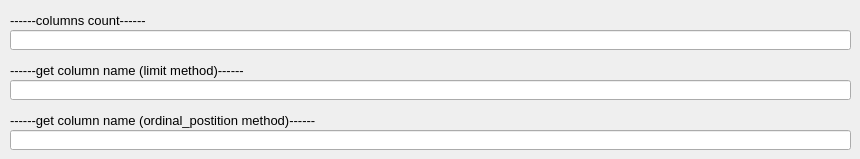
       <widget class="QWidget" name="tab_19">
        <attribute name="title">
         <string>columns</string>
        </attribute>
        <widget class="QLabel" name="label_60">
         <property name="geometry">
          <rect>
           <x>10</x>
           <y>60</y>
           <width>321</width>
           <height>20</height>
          </rect>
         </property>
         <property name="font">
          <font>
           <pointsize>10</pointsize>
          </font>
         </property>
         <property name="text">
          <string>------get column name (limit method)------</string>
         </property>
        </widget>
        <widget class="QLineEdit" name="q_union_my_get_column_name3">
         <property name="geometry">
          <rect>
           <x>10</x>
           <y>130</y>
           <width>841</width>
           <height>20</height>
          </rect>
         </property>
         <property name="font">
          <font>
           <pointsize>9</pointsize>
          </font>
         </property>
         <property name="text">
          <string/>
         </property>
        </widget>
        <widget class="QLineEdit" name="q_union_my_columns_count">
         <property name="geometry">
          <rect>
           <x>10</x>
           <y>30</y>
           <width>841</width>
           <height>20</height>
          </rect>
         </property>
         <property name="font">
          <font>
           <pointsize>9</pointsize>
          </font>
         </property>
         <property name="text">
          <string/>
         </property>
        </widget>
        <widget class="QLineEdit" name="q_union_my_get_column_name2">
         <property name="geometry">
          <rect>
           <x>10</x>
           <y>80</y>
           <width>841</width>
           <height>20</height>
          </rect>
         </property>
         <property name="font">
          <font>
           <pointsize>9</pointsize>
          </font>
         </property>
         <property name="text">
          <string/>
         </property>
        </widget>
        <widget class="QLabel" name="label_61">
         <property name="geometry">
          <rect>
           <x>10</x>
           <y>10</y>
           <width>291</width>
           <height>20</height>
          </rect>
         </property>
         <property name="font">
          <font>
           <pointsize>10</pointsize>
          </font>
         </property>
         <property name="text">
          <string>------columns count------</string>
         </property>
        </widget>
        <widget class="QLabel" name="label_62">
         <property name="geometry">
          <rect>
           <x>10</x>
           <y>110</y>
           <width>341</width>
           <height>20</height>
          </rect>
         </property>
         <property name="font">
          <font>
           <pointsize>10</pointsize>
          </font>
         </property>
         <property name="text">
          <string>------get column name (ordinal_postition method)------</string>
         </property>
        </widget>
       </widget>
